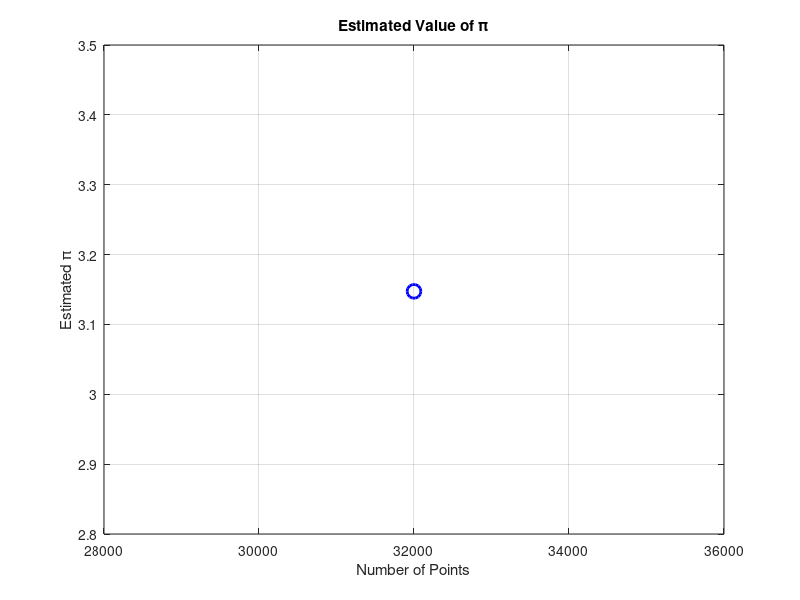

Reproduce this figure in MATLAB.
% Monte Carlo estimation of π to a specified precision
% Using while loop to achieve desired precision

clear; clc; close all;

% Parameters
target_precision = 1e-3; % Precision target (e.g., 0.001 for 3 significant figures)
max_iterations = 1000; % Maximum number of iterations to prevent infinite loop

% Initialization
num_points = 0;
previous_pi_estimate = 0;
iteration_count = 0;
deviation = Inf;

while deviation > target_precision && iteration_count < max_iterations
    % Update number of points
    num_points = num_points + 10^3; % Increase number of points (adjust as needed)
    
    % Generate random points (x, y) between [0, 1]
    x = rand(1, num_points);
    y = rand(1, num_points);
    
    % Check if points fall within the quarter circle
    inside_circle = (x.^2 + y.^2) <= 1;
    
    % Estimate π based on the ratio of points inside the circle
    pi_estimate = 4 * sum(inside_circle) / num_points;
    
    % Calculate deviation from previous estimate
    deviation = abs(pi_estimate - previous_pi_estimate);
    
    % Update previous estimate
    previous_pi_estimate = pi_estimate;
    
    % Increment iteration count
    iteration_count = iteration_count + 1;
end

% Display results
fprintf('Estimated value of π: %.6f\n', pi_estimate);
fprintf('Number of points used: %d\n', num_points);
fprintf('Number of iterations: %d\n', iteration_count);
fprintf('Final deviation: %.6f\n', deviation);

% Plotting the result
figure;
plot(num_points, pi_estimate, 'bo', 'MarkerSize', 10, 'LineWidth', 2);
title('Estimated Value of π');
xlabel('Number of Points');
ylabel('Estimated π');
grid on;

% Save the figure as .png
saveas(gcf, 'pi_estimation_precision_plot.png');
